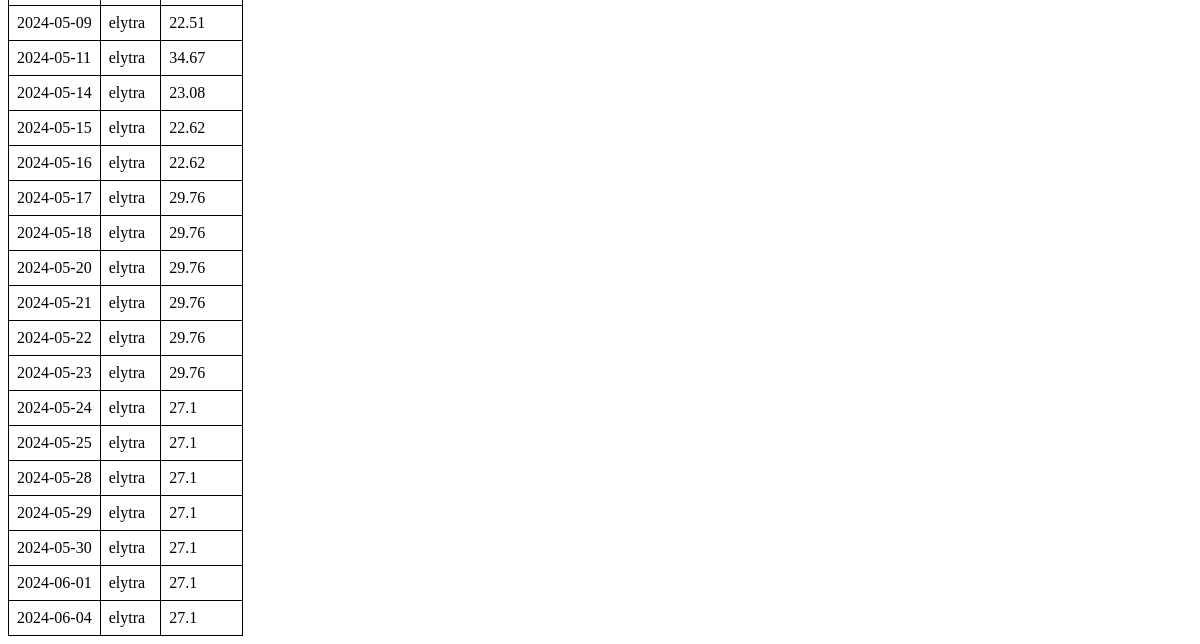
/prices (lower part), run on an earlier commit of the app's database.
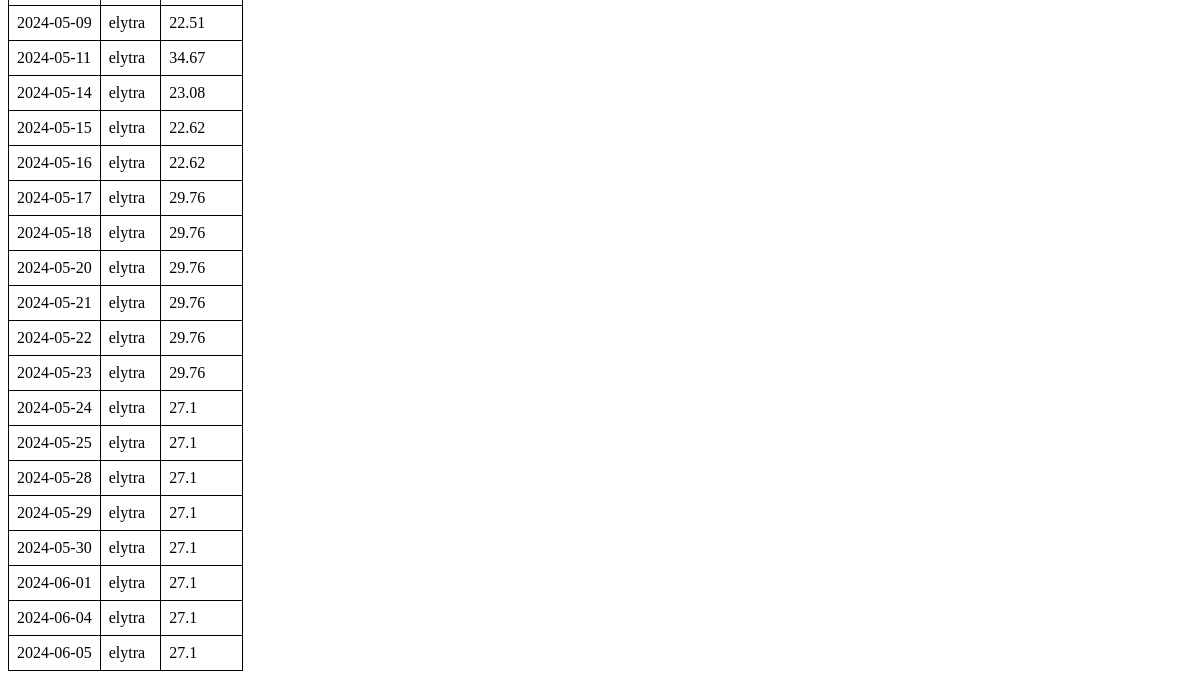
And on a later commit of the database.
### tables this page shows
CREATE TABLE elytra_prices (
    id INTEGER PRIMARY KEY AUTOINCREMENT,
    elytra TEXT NOT NULL,
    sell_price INTEGER NOT NULL,
    date TEXT NOT NULL
);

### Own_Elytra_API.py (the view)
@app.route('/prices', methods=['GET'])
def prices():
    conn = get_db_connection()
    prices = conn.execute('SELECT * FROM elytra_prices').fetchall()  # Fetch data from elytra_prices table
    conn.close()
    return render_template('prices.html', prices=[dict(ix) for ix in prices])

### Own_Elytra_API.py (called while the page is built)
def get_db_connection():
    conn = sqlite3.connect('elytra_prices.db')
    conn.row_factory = sqlite3.Row
    return conn

### templates/prices.html (shortened to what this page needs)
<!DOCTYPE html>
<html>
<head>
</head>
<body>
    <table>
        {% for price in prices %}
            <tr>
                <td>{{ price.date }}</td>
                <td>{{ price.elytra }}</td>
                <td>{{ price.sell_price }}</td>
            </tr>
        {% endfor %}
    </table>
</body>
</html>

### templates/prices.html (style rules this page uses)
table, th, td { border: 1px solid black; border-collapse: collapse; }

What changed in the data, as far as the page shows it:
added elytra_prices: date "2024-06-05", elytra "elytra", sell_price "27.1"
